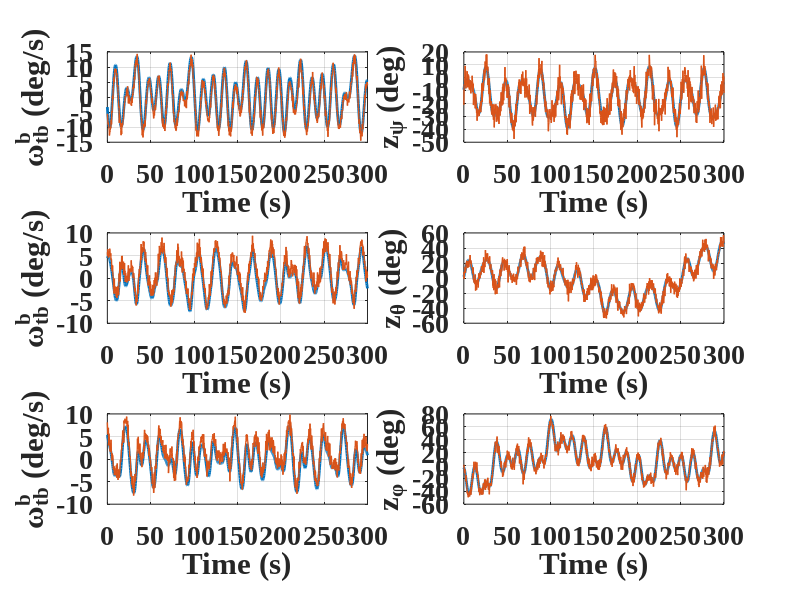
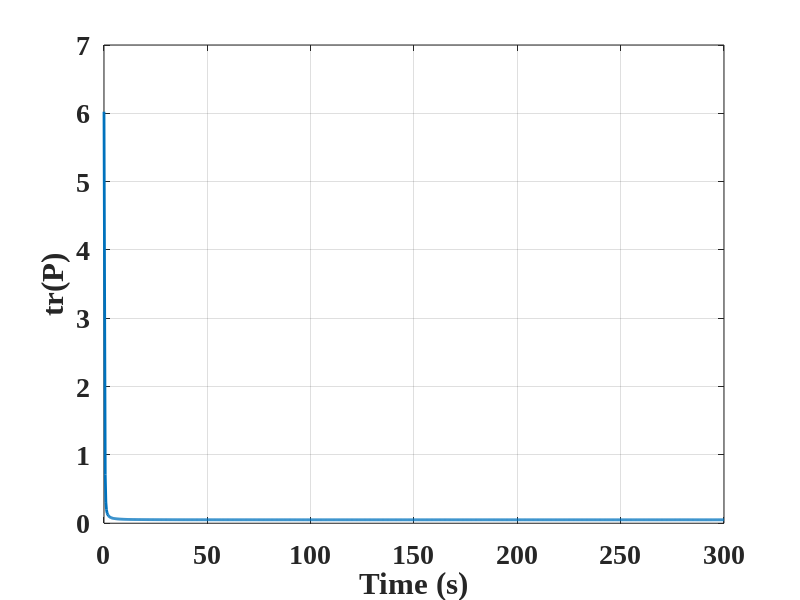
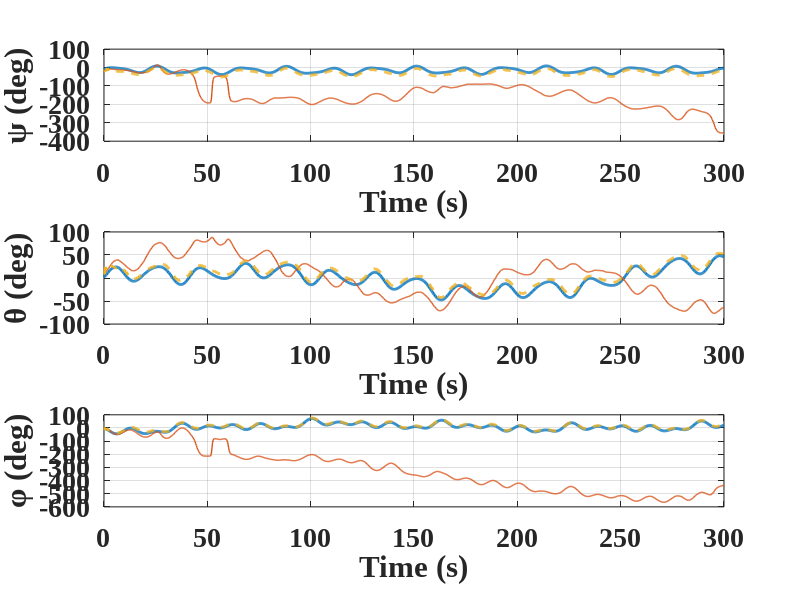
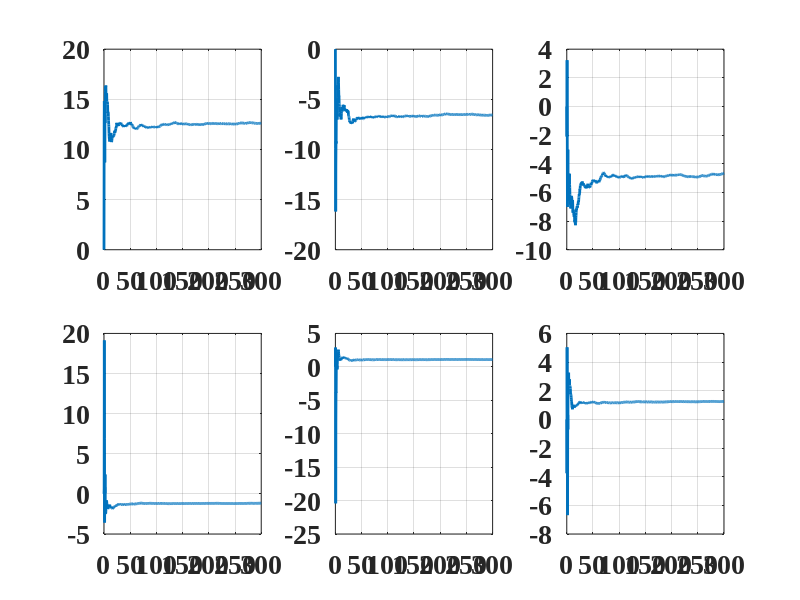

Source code (MATLAB) for these figures, in order:
function demo_ekf_attitude()
close all; clc;

%% Synthetic measurements
n_pts	= 1001;
time_pts= linspace(0, 300, 1001);	% s

generating_polynomial = 0.5*[
    0.3192   -0.0301    1.0933    0.0774   -0.0068    0.3714   -1.0891;
    0.3129   -0.1649    1.1093   -1.2141    1.5326   -0.2256    0.0326;
   -0.8649    0.6277   -0.8637   -1.1135   -0.7697    1.1174    0.5525];

euler_angles_true		= zeros(3, n_pts);
quaternions_true		= zeros(4, n_pts);
euler_angles_true_dot	= zeros(3, n_pts);
pqr_true				= zeros(3, n_pts);
for m1 = 1:3
	euler_angles_true(m1, :)= ( generating_polynomial(m1, 1)*(sin(0.1*time_pts)) + ...
		generating_polynomial(m1, 2)*(sin(0.2*time_pts)) + ...
		generating_polynomial(m1, 3)*(sin(0.3*time_pts)) + ...
		generating_polynomial(m1, 4)*(cos(0.03*time_pts)) + ...
		generating_polynomial(m1, 5)*(cos(0.02*time_pts)) + ...
		generating_polynomial(m1, 6)*(cos(0.5*time_pts)) + generating_polynomial(m1, 7) )/2;
	
	euler_angles_true_dot(m1, :) = ( 0.1*generating_polynomial(m1, 1)*(cos(0.1*time_pts)) + ...
		0.2*generating_polynomial(m1, 2)*(cos(0.2*time_pts)) + ...
		0.3*generating_polynomial(m1, 3)*(cos(0.3*time_pts)) - ...
		0.03*generating_polynomial(m1, 4)*(sin(0.03*time_pts)) - ...
		0.02*generating_polynomial(m1, 5)*(sin(0.02*time_pts)) - ...
		0.5*generating_polynomial(m1, 6)*(sin(0.5*time_pts)) )/2;
end


for m1 = 1:n_pts
	e_psi	= euler_angles_true(1, m1);
	e_thta	= euler_angles_true(2, m1);
	e_phi	= euler_angles_true(3, m1);
	pqr_true(:, m1) = [-sin(e_thta) 0 1; ...
			sin(e_phi)*cos(e_thta) cos(e_phi) 0; ...
			cos(e_phi)*cos(e_thta) -sin(e_phi) 0] * euler_angles_true_dot(:, m1);
		
	quaternions_true(:, m1)	= euler2quat( euler_angles_true(:, m1) );
	
end

std_dev_mag = 5*pi/180;					% Magnetometer std. dev. (rad)
std_dev_gyro= 1*pi/180;					% Rate gyro std. dev. (rad/s)
bias_mag	= 0*pi/180 * randn(3, 1);	% Magnetometer bias (rad)
bias_gyro	= 1*pi/180 * randn(3, 1);	% Rate gyro bias (rad/s)
z_euler_angles_noisy	= euler_angles_true;
z_rate_gyro_noisy		= pqr_true;
for m1 = 1:numel(time_pts)
	z_euler_angles_noisy(:, m1)	= euler_angles_true(:, m1) + std_dev_mag*randn(3, 1) + bias_mag;
	z_rate_gyro_noisy(:, m1)	= pqr_true(:, m1) + std_dev_gyro*randn(3, 1) + bias_gyro;
end

save attitude_kinematics_synthetic_data.mat time_pts pqr_true ...
	euler_angles_true z_euler_angles_noisy z_rate_gyro_noisy ...
	std_dev_gyro std_dev_mag

% subplot(311); plot(time_pts, euler_angles_true(1,:)*180/pi, time_pts, z_euler_angles_noisy(1,:)*180/pi); xlabel('Time (s)'); ylabel('\psi (deg)'); grid on;
% subplot(312); plot(time_pts, euler_angles_true(2,:)*180/pi, time_pts, z_euler_angles_noisy(2,:)*180/pi); xlabel('Time (s)'); ylabel('\theta (deg)');  grid on;
% subplot(313); plot(time_pts, euler_angles_true(3,:)*180/pi, time_pts, z_euler_angles_noisy(3,:)*180/pi); xlabel('Time (s)'); ylabel('\phi (deg)');  grid on;

%% "Streaming" integration of Euler angles and quaternions (true)

euler_angles_int_from_true	= zeros(3, n_pts);
quaternions_int_from_true	= zeros(4, n_pts);
quaternions_int_from_true_norm	= zeros(1, n_pts);

x_e =	euler_angles_true(:, 1);
x_q	=	quaternions_true(:, 1);
euler_angles_int_from_true(:, 1)= x_e;
quaternions_int_from_true(:, 1)	= x_q;
for m1 = 2:n_pts
	
	% RK4 step (Euler)
	dt	= time_pts(m1) - time_pts(m1 - 1);
	u1	= pqr_true(:, m1 - 1);
	u2	= pqr_true(:, m1);
	u12	= 0.5*(u1 + u2);							% Approx (p,q,r) at (t + 0.5dt)
	
	k1	= dt*euler_kinematics(x_e,				u1);
	k2	= dt*euler_kinematics((x_e + 0.5*k1),	u12);
	k3	= dt*euler_kinematics((x_e + 0.5*k2),	u12);
	k4	= dt*euler_kinematics((x_e + k3),		u2);
	x_e	= x_e + (1/6)*k1 + (1/3)*k2 + (1/3)*k3 + (1/6)*k4;
	
	k1	= dt*quaternion_kinematics(x_q,				u1);
	k2	= dt*quaternion_kinematics((x_q + 0.5*k1),	u12);
	k3	= dt*quaternion_kinematics((x_q + 0.5*k2),	u12);
	k4	= dt*quaternion_kinematics((x_q + k3),		u2);
	x_q	= x_q + (1/6)*k1 + (1/3)*k2 + (1/3)*k3 + (1/6)*k4;
	
	% Record
	euler_angles_int_from_true(:, m1)	= x_e;
	quaternions_int_from_true(:, m1)	= x_q;
	quaternions_int_from_true_norm(:, m1)= norm(x_q);
end

%% "Streaming" integration of Euler angles and quaternions (noisy, unfiltered)

euler_angles_int_from_noisy = zeros(3, n_pts);
quaternions_int_from_noisy	= zeros(4, n_pts);
quaternions_int_from_noisy_norm	= zeros(1, n_pts);

x_e =	z_euler_angles_noisy(:, 1);
x_q =	euler2quat(x_e);

euler_angles_int_from_noisy(:, 1)	= x_e;
quaternions_int_from_noisy(:, 1)	= x_q;
for m1 = 2:n_pts
	
	% RK4 step
	dt	= time_pts(m1) - time_pts(m1 - 1);
	u1	= z_rate_gyro_noisy(:, m1 - 1);
	u2	= z_rate_gyro_noisy(:, m1);
	u12	= 0.5*(u1 + u2);							% Approx (p,q,r) at (t + 0.5dt)
	k1	= dt*euler_kinematics(x_e,				u1);
	k2	= dt*euler_kinematics((x_e + 0.5*k1),	u12);
	k3	= dt*euler_kinematics((x_e + 0.5*k2),	u12);
	k4	= dt*euler_kinematics((x_e + k3),		u2);
	x_e	= x_e + (1/6)*k1 + (1/3)*k2 + (1/3)*k3 + (1/6)*k4;
	
	k1	= dt*quaternion_kinematics(x_q,				u1);
	k2	= dt*quaternion_kinematics((x_q + 0.5*k1),	u12);
	k3	= dt*quaternion_kinematics((x_q + 0.5*k2),	u12);
	k4	= dt*quaternion_kinematics((x_q + k3),		u2);
	x_q	= x_q + (1/6)*k1 + (1/3)*k2 + (1/3)*k3 + (1/6)*k4;

% 	x_q = x_q + dt*quaternion_kinematics(x_q, u1)
	
	% Record
	euler_angles_int_from_noisy(:, m1) = x_e;
	quaternions_int_from_noisy(:, m1)	= x_q;
	quaternions_int_from_noisy_norm(:, m1)= norm(x_q);
end

%% "Streaming" extended Kalman filter estimates of Euler angles and biases

R_me_covariance		= (std_dev_mag^2) * eye(3);								% Measurement error covariance (3x3 matrix)
P_ee_covariance     = blkdiag(R_me_covariance, eye(6));						% I_6 is for biases

% Initial estimate same as direct measurement; zero initial estimate of all biases
x_e_hat	= [z_euler_angles_noisy(:, 1); zeros(6, 1)];

euler_angles_ekf_est	= zeros(3, n_pts);
biases_e_ekf_est		= zeros(6, n_pts);		% (three magnetometer, three rate gyro) biases
trace_P_rec				= zeros(1, n_pts);

euler_angles_ekf_est(:, 1)	= x_e_hat(1:3);
biases_e_ekf_est(:, 1)		= zeros(6, 1);		% (three magnetometer, three rate gyro) biases
trace_P_rec(1)				= trace(P_ee_covariance); 

for m1 = 2:n_pts
    dt = time_pts(m1) - time_pts(m1 - 1);
	
	% Physics-based predictive model    
	e_thta	= x_e_hat(2);
	e_phi	= x_e_hat(3);
    Hinv	= (1 / cos(e_thta) ) * [0 sin(e_phi) cos(e_phi); ...
		0 cos(e_phi)*cos(e_thta) -sin(e_phi)*cos(e_thta); ...
		cos(e_thta) sin(e_phi)*sin(e_thta) cos(e_phi)*sin(e_thta)];
	
	A_e	= [eye(3) zeros(3) -Hinv*dt; zeros(3) eye(3) zeros(3); zeros(3,6) eye(3)];
	B_e	= [Hinv*dt zeros(3, 6); zeros(6, 3) eye(6)*dt];
	Q_pn_covariance = B_e * (blkdiag( (std_dev_gyro^2) * eye(3), 0*eye(6))) * B_e';
	
	zm	= z_euler_angles_noisy(:, m1);	% New magnetometer measurements
	
	% Predictive estimate (RK4) and e.e. covariance
	u1	= z_rate_gyro_noisy(:, m1 - 1) - biases_e_ekf_est(4:6, m1 - 1);
	u2	= z_rate_gyro_noisy(:, m1) - x_e_hat(7:9);
	u12	= 0.5*(u1 + u2);													% Approx (p,q,r) at (t + 0.5dt)
	k1	= dt*euler_kinematics(x_e_hat(1:3),				u1);
	k2	= dt*euler_kinematics((x_e_hat(1:3) + 0.5*k1),	u12);
	k3	= dt*euler_kinematics((x_e_hat(1:3) + 0.5*k2),	u12);
	k4	= dt*euler_kinematics((x_e_hat(1:3) + k3),		u2);
	x_e_minus	= x_e_hat + [ ...
		((1/6)*k1 + (1/3)*k2 + (1/3)*k3 + (1/6)*k4); zeros(6,1)];			% The predictive state update can use nonlinear kinematic equations

    P_minus= A_e*P_ee_covariance*A_e' + Q_pn_covariance;					% The e.e. covariance update uses linearized A...
	
	% Measurement model
    C_e	= [eye(3) eye(3) zeros(3)];		% For Euler angles
	
	% Kalman gain
    K_e_gain = P_minus*C_e' / (C_e*P_minus*C_e' + R_me_covariance);			%... as does the Kalman gain computation
	
	% Recursive WLSE method to update predictive estimate with new
	% measurement
	x_e_hat	= x_e_minus + K_e_gain * ( zm - C_e*x_e_minus );				% New estimate
	P_ee_covariance		= (eye(9) - K_e_gain * C_e) * P_minus;				% New e.e. covariance, again linearized C 
	
	% Record
	euler_angles_ekf_est(:, m1)			= x_e_hat(1:3);
	biases_e_ekf_est(:, m1)				= x_e_hat(4:end);
	trace_P_rec(m1)						= trace(P_ee_covariance);
	% Notice that the estimation error covariance decreases with time, 
	% indicating increasing confidence in the position estimate
end


figsize = [0, 0.04, 0.8, 0.7];
figure('Units', 'Normalized', 'InnerPosition', figsize, 'OuterPosition', figsize);

subplot(321); plot(time_pts, pqr_true(1,:)*180/pi, 'LineWidth', 2); hold on;
subplot(321); plot(time_pts, z_rate_gyro_noisy(1,:)*180/pi, 'LineWidth', 1); hold on;
xlabel('Time (s)'); ylabel('\omega_{tb}^{b} (deg/s)'); grid on;
set(gca, 'FontSize', 20, 'FontName', 'Times New Roman', 'FontWeight', 'bold');

subplot(323); plot(time_pts, pqr_true(2,:)*180/pi, 'LineWidth', 2); hold on;
subplot(323); plot(time_pts, z_rate_gyro_noisy(2,:)*180/pi, 'LineWidth', 1); hold on;
xlabel('Time (s)'); ylabel('\omega_{tb}^{b} (deg/s)');  grid on;
set(gca, 'FontSize', 20, 'FontName', 'Times New Roman', 'FontWeight', 'bold');

subplot(325); plot(time_pts, pqr_true(3,:)*180/pi, 'LineWidth', 2); hold on;
subplot(325); plot(time_pts, z_rate_gyro_noisy(3,:)*180/pi, 'LineWidth', 1); hold on;
xlabel('Time (s)'); ylabel('\omega_{tb}^{b} (deg/s)');  grid on;
set(gca, 'FontSize', 20, 'FontName', 'Times New Roman', 'FontWeight', 'bold');

subplot(322); plot(time_pts, euler_angles_true(1,:)*180/pi, 'LineWidth', 2); hold on;
subplot(322); plot(time_pts, z_euler_angles_noisy(1,:)*180/pi, 'LineWidth', 1); hold on;
xlabel('Time (s)'); ylabel('z_{\psi} (deg)'); grid on;
set(gca, 'FontSize', 20, 'FontName', 'Times New Roman', 'FontWeight', 'bold');

subplot(324); plot(time_pts, euler_angles_true(2,:)*180/pi, 'LineWidth', 2); hold on;
subplot(324); plot(time_pts, z_euler_angles_noisy(2,:)*180/pi, 'LineWidth', 1); hold on;
xlabel('Time (s)'); ylabel('z_{\theta} (deg)');  grid on;
set(gca, 'FontSize', 20, 'FontName', 'Times New Roman', 'FontWeight', 'bold');

subplot(326); plot(time_pts, euler_angles_true(3,:)*180/pi, 'LineWidth', 2); hold on;
subplot(326); plot(time_pts, z_euler_angles_noisy(3,:)*180/pi, 'LineWidth', 1); hold on;
xlabel('Time (s)'); ylabel('z_{\phi} (deg)');  grid on;
set(gca, 'FontSize', 20, 'FontName', 'Times New Roman', 'FontWeight', 'bold');

print -dpng attitude_ekf_data_constbias.png



figsize = [0, 0.04, 0.5, 0.5];
figure('Units', 'Normalized', 'InnerPosition', figsize, 'OuterPosition', figsize);
plot(time_pts, trace_P_rec, 'LineWidth', 2); grid on;
xlabel('Time (s)'); ylabel('tr(P)');
set(gca, 'FontSize', 20, 'FontName', 'Times New Roman', 'FontWeight', 'bold');
print -dpng attitude_ekf_traceP_constbias.png


figure('Units', 'Normalized', 'InnerPosition', figsize, 'OuterPosition', figsize);

subplot(311); plot(time_pts, euler_angles_int_from_true(1,:)*180/pi, 'LineWidth', 2); hold on;
subplot(311); plot(time_pts, euler_angles_int_from_noisy(1,:)*180/pi, 'LineWidth', 1); 
subplot(311); plot(time_pts, euler_angles_ekf_est(1,:)*180/pi, '--', 'LineWidth', 2); 
xlabel('Time (s)'); ylabel('\psi (deg)'); grid on;
set(gca, 'FontSize', 20, 'FontName', 'Times New Roman', 'FontWeight', 'bold');

subplot(312); plot(time_pts, euler_angles_int_from_true(2,:)*180/pi, 'LineWidth', 2); hold on;
subplot(312); plot(time_pts, euler_angles_int_from_noisy(2,:)*180/pi, 'LineWidth', 1);
subplot(312); plot(time_pts, euler_angles_ekf_est(2,:)*180/pi, '--', 'LineWidth', 2); 
xlabel('Time (s)'); ylabel('\theta (deg)');  grid on;
set(gca, 'FontSize', 20, 'FontName', 'Times New Roman', 'FontWeight', 'bold');

subplot(313); plot(time_pts, euler_angles_int_from_true(3,:)*180/pi, 'LineWidth', 2); hold on;
subplot(313); plot(time_pts, euler_angles_int_from_noisy(3,:)*180/pi, 'LineWidth', 1);
subplot(313); plot(time_pts, euler_angles_ekf_est(3,:)*180/pi, '--', 'LineWidth', 2); 
xlabel('Time (s)'); ylabel('\phi (deg)');  grid on;
set(gca, 'FontSize', 20, 'FontName', 'Times New Roman', 'FontWeight', 'bold');

print -dpng attitude_ekf_euler_constbias.png

figure('Units', 'Normalized', 'InnerPosition', figsize, 'OuterPosition', figsize);
for m1 = 1:6
	subplot(2, 3, m1);
	plot(time_pts, biases_e_ekf_est(m1, :)*180/pi, 'LineWidth', 2);
	set(gca, 'FontSize', 20, 'FontName', 'Times New Roman', 'FontWeight', 'bold');
	hold on; grid on;
end
print -dpng attitude_ekf_est_bias.png

% figsize = [0, 0.04, 0.5, 0.7];
% figure('Units', 'Normalized', 'InnerPosition', figsize, 'OuterPosition', figsize);
% % subplot(511); plot(time_pts, quaternions_true(1,:), 'LineWidth', 2); hold on;
% subplot(511); plot(time_pts, quaternions_int_from_true(1,:), 'LineWidth', 2); hold on;
% subplot(511); plot(time_pts, quaternions_int_from_noisy(1,:), 'LineWidth', 1);
% xlabel('Time (s)'); ylabel('e_0'); grid on;
% set(gca, 'FontSize', 20, 'FontName', 'Times New Roman', 'FontWeight', 'bold');
% 
% % subplot(512); plot(time_pts, quaternions_true(2,:), 'LineWidth', 2); hold on;
% subplot(512); plot(time_pts, quaternions_int_from_true(2,:), 'LineWidth', 2); hold on;
% subplot(512); plot(time_pts, quaternions_int_from_noisy(2,:), 'LineWidth', 1);
% xlabel('Time (s)'); ylabel('e_1'); grid on;
% set(gca, 'FontSize', 20, 'FontName', 'Times New Roman', 'FontWeight', 'bold');
% 
% % subplot(513); plot(time_pts, quaternions_true(3,:), 'LineWidth', 2); hold on;
% subplot(513); plot(time_pts, quaternions_int_from_true(3,:), 'LineWidth', 2); hold on;
% subplot(513); plot(time_pts, quaternions_int_from_noisy(3,:), 'LineWidth', 1);
% xlabel('Time (s)'); ylabel('e_2'); grid on;
% set(gca, 'FontSize', 20, 'FontName', 'Times New Roman', 'FontWeight', 'bold');
% 
% % subplot(514); plot(time_pts, quaternions_true(4,:), 'LineWidth', 2); hold on;
% subplot(514); plot(time_pts, quaternions_int_from_true(4,:), 'LineWidth', 2); hold on;
% subplot(514); plot(time_pts, quaternions_int_from_noisy(4,:), 'LineWidth',1);
% xlabel('Time (s)'); ylabel('e_3'); grid on;
% set(gca, 'FontSize', 20, 'FontName', 'Times New Roman', 'FontWeight', 'bold');
% 
% subplot(515); plot(time_pts, quaternions_int_from_true_norm, 'LineWidth', 2); hold on;
% subplot(515); plot(time_pts, quaternions_int_from_noisy_norm, 'LineWidth', 1);
% xlabel('Time (s)'); ylabel('||e||'); grid on;
% set(gca, 'FontSize', 20, 'FontName', 'Times New Roman', 'FontWeight', 'bold');
% print -dpng attitude_ekf_quaternions_nobias.png

%%
	function x_dot = euler_kinematics(x, pqr)
		e_thta_	= x(2);
		e_phi_	= x(3);
		
		x_dot	= [...
			-sin(e_thta_) 0 1; ...
			sin(e_phi_)*cos(e_thta_) cos(e_phi_) 0; ...
			cos(e_phi_)*cos(e_thta_) -sin(e_phi_) 0] \ pqr;
	end

	function x_dot = quaternion_kinematics(x, pqr)
		p_ = pqr(1);
		q_ = pqr(2);
		r_ = pqr(3);
		x_dot = 0.5*[0 -p_ -q_ -r_; p_ 0 r_ -q_; q_ -r_ 0 p_; r_ q_ -p_ 0]*x;
	end

	function quat_ = euler2quat(euler_angles_)
		e_psi_	= euler_angles_(1);
		e_thta_	= euler_angles_(2);
		e_phi_	= euler_angles_(3);
		quat_	=	[ ...
			cos(e_psi_/2)*cos(e_thta_/2)*cos(e_phi_/2) + sin(e_psi_/2)*sin(e_thta_/2)*sin(e_phi_/2); ...
			cos(e_psi_/2)*cos(e_thta_/2)*sin(e_phi_/2) - sin(e_psi_/2)*sin(e_thta_/2)*cos(e_phi_/2); ...
			cos(e_psi_/2)*sin(e_thta_/2)*cos(e_phi_/2) + sin(e_psi_/2)*cos(e_thta_/2)*sin(e_phi_/2); ...
			sin(e_psi_/2)*cos(e_thta_/2)*cos(e_phi_/2) - cos(e_psi_/2)*sin(e_thta_/2)*sin(e_phi_/2)];

	end

	function euler_angles_ = quat2euler(quat_)
		e0_ = quat_(1);		e1_ = quat_(2);
		e2_ = quat_(3);		e3_ = quat_(4);
		e_psi_	= atan2( 2*(e0_*e3_ + e1_*e2_), e0_^2 + e1_^2 - e2_^2 - e3_^2 );
		e_thta_ = asin( 2*(e0_*e2_ - e1_*e3_) );
		e_phi_	= atan2( 2*(e0_*e1_ + e2_*e3_), e0_^2 + e3_^2 - e1_^2 - e2_^2 );
		
		euler_angles_ = [e_psi_; e_thta_; e_phi_];
	end
end